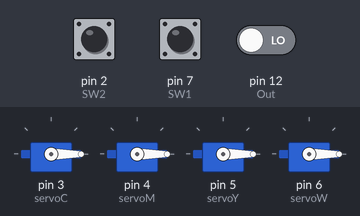
Simulated run of this sketch. Board: Arduino Uno, built with avr-gcc and run on an emulated ATmega328P. On the bench: 4 × servo. The test bench sets the inputs (shaded band); at power-on: pin 7 (SW1) HIGH, pin 2 (SW2) HIGH, pin 12 (Out) LOW. What the sketch prints to the serial monitor is not drawn.

Above: at 2.8 s.
2.9 s: pin 7 (SW1) pulled LOW for 1.2 s
6.6 s: pin 2 (SW2) pulled LOW for 1.2 s
At 9.0 s:
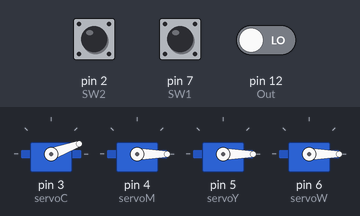
At 12.6 s:
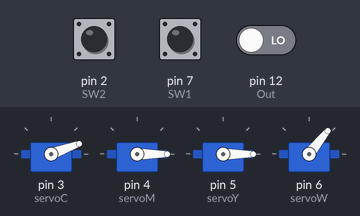
Timing chart, 0 to 14.7 s (numbered marks = the images above; inputs shaded):
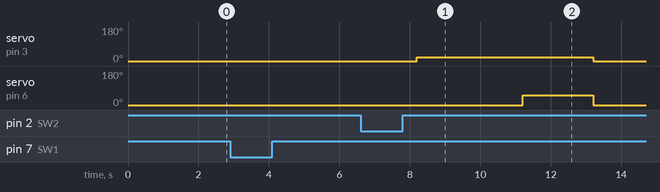

Measured:
- after the input at 2.9 s, every drawn part: stays the same
- after the input at 6.6 s, servo on pin 3 (servoC): 0° → 20° after 1.6 s, → 0° 5.0 s later; servo on pin 6 (servoW): 0° → 51° after 4.6 s, → 0° 2.0 s later

The sketch:

is_sensorservo_cmyk.ino.ino
```cpp
// Color Recognition Program カラー認識　サーボ駆動
// TSCC230 Sensor and SG90 MicroServo

#include<Servo.h>
#define SW1 7
#define SW2 2

#define S0 8
#define S1 9
#define S2 10
#define S3 11
#define Out 12

Servo servoC;
Servo servoM;
Servo servoY;
Servo servoW;

int frequency = 0;
int color_red = 0;
int color_green = 0;
int color_blue = 0;

int degC = 0;
int degM = 0;
int degY = 0;
int degW = 0;

//White and Black Balance Calibration
int whiteR =180;
int whiteG =240;
int whiteB =170;
int blackR =20;
int blackG =20;
int blackB =16;

void setup() {
  pinMode(SW1,INPUT); //D13をスイッチとして使用
  pinMode(SW2,INPUT);
  digitalWrite(SW1,HIGH);    //pull-up ON
  digitalWrite(SW2,HIGH);

 // Color Sensor output
  pinMode(S0, OUTPUT);
  pinMode(S1, OUTPUT);
  pinMode(S2, OUTPUT);
  pinMode(S3, OUTPUT);
  pinMode(Out, INPUT);

 // Setting frequency-scaling to 20%
  digitalWrite(S0,HIGH);
  digitalWrite(S1,LOW);

  servoC.attach(3);
  servoM.attach(4);
  servoY.attach(5);
  servoW.attach(6);

 Serial.begin(9600);
}

void loop() {

  if(digitalRead(SW1)==LOW){
 // Setting red filtered photodiodes to be read
  digitalWrite(S2,LOW);
  digitalWrite(S3,LOW);

// Reading the output frequency
  frequency = pulseIn(Out, LOW);
 // Remaping the value of the frequency to the RGB Model of 0 to 255
  frequency = map(frequency, whiteR, blackR,255,0);
  color_red = constrain(frequency, 0, 255);

 // Printing the value on the serial monitor
// Arduino IDEの「シリアルモニタ」に、color_redの値を表示
  Serial.print("R= ");
  Serial.print(color_red);
  Serial.print(" ");
  delay(100);

 // Setting Green filtered photodiodes to be read
  digitalWrite(S2,HIGH);
  digitalWrite(S3,HIGH);
 // Reading the output frequency
  frequency = pulseIn(Out, LOW);
 //Remaping the value of the frequency to the RGB Model of 0 to 255
  frequency = map(frequency, whiteG, blackG,255,0);
  color_green = constrain(frequency, 0, 255);

 // Printing the value on the serial monitor
// Arduino IDEの「シリアルモニタ」に、color_greenの値を表示
  Serial.print("G= ");
  Serial.print(color_green);
  Serial.print(" ");
  delay(100);

 // Setting Blue filtered photodiodes to be read
  digitalWrite(S2,LOW);
  digitalWrite(S3,HIGH);
 // Reading the output frequency
  frequency = pulseIn(Out, LOW);
 //Remaping the value of the frequency to the RGB Model of 0 to 255
  frequency = map(frequency, whiteB, blackB,255,0);
  color_blue = constrain(frequency, 0, 255);

 // Printing the value on the serial monitor and output to LED
// Arduino IDEの「シリアルモニタ」に、color_blueの値を表示
  Serial.print("B= ");//printing name
  Serial.print(color_blue);//printing Blue color frequency
  Serial.println(" ");

  int color_c;
  int color_m;
  int color_y;
  int color_w;

  color_c = color_red;
  color_m = color_green;
  color_y = color_blue;
  color_w =(255-(color_c + color_m + color_y))*0.1;

  degC = map(color_c, 0, 255, 0, 180)*3+20;
  degM = map(color_m, 0, 255, 0, 180)*3-20;
  degY = map(color_y, 0, 255, 0, 180)*3-10;
  degW = map(color_w, 0, 255, 0, 180)*3;

  Serial.print("degC= ");
  Serial.print(degC);
  Serial.print(" degM= ");
  Serial.print(degM);
  Serial.print(" degY= ");
  Serial.print(degY);
  Serial.print(" degW= ");
  Serial.print(degW);
  Serial.println("");
  delay(1000);
  }
  if(digitalRead(SW2)==LOW){
     delay(1000);
     servoC.write(degC);
     delay(1000);
     servoM.write(degM);
     delay(1000);
     servoY.write(degY);
     delay(1000);
     servoW.write(degW);
     delay(1000);
   }else{
     servoC.write(0);
     servoM.write(0);
     servoY.write(0);
     servoW.write(0);
   }
delay(1000);
}
```
